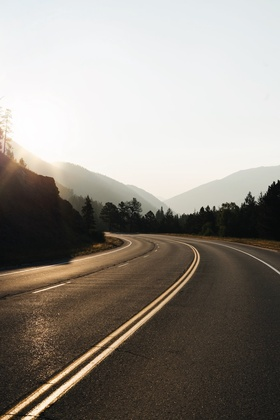
%> input picture road.jpg, 280 x 420 px, shrunk from 1000 x 1500 before the run
$ octave Midpoint_Filter.m   (GNU Octave 9; MATLAB toolbox functions it lacks are replaced by stand-ins)
%> lines starting %> are read from the running program, lines starting %| are printed output that depends on the picture
%Midpoint_Filter
clc;
f = rgb2gray(imread('road.jpg'));
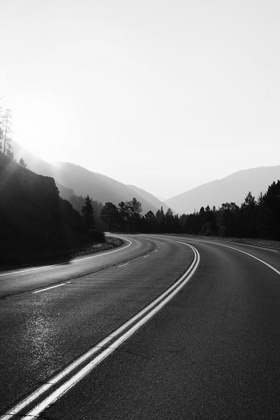
%> f: size 420x280 uint8; min 3, max 255, mean 141.3
f = im2double(f);
%> f: size 420x280 double
f = imnoise(f, 'gaussian');
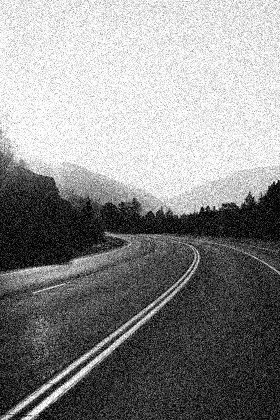
%> f: size 420x280 double; min 0, max 1, mean 0.547
[M,N] = size(f);
%> M = 420; N = 280
t=5;
fp = padarray(f, [t t]);
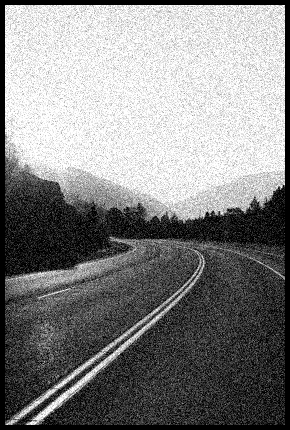
%> fp: size 430x290 double; min 0, max 1, mean 0.516
g = zeros([M N]);
for i = t+1: M+t
    for j = t+1: N+t
        g(i-t, j-t) = 0.5 .* ((max(max(fp(i-t:i+t, j-t:j+t)))) + (min(min(fp(i-t:i+t, j-t:j+t)))));
    end
end
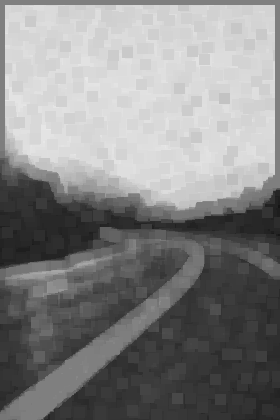
%> g: size 420x280 double; min 0.0793, max 0.915, mean 0.527

figure; imshow(f, []);
figure; imshow(g, []);
